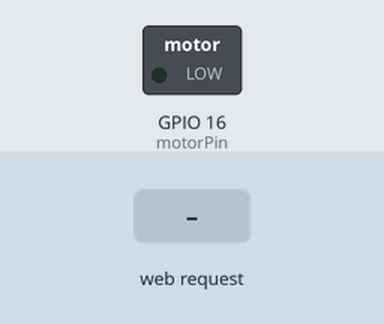
The sketch below on a simulated ESP32. Shown: switched loads named in the sketch (green lamp = pin HIGH). The test bench sets the inputs (shaded band). WiFi joins after 1.5 s; servers stay silent unless stated.

Above: at 2.7 s.
2.8 s: HTTP request GET /motor_on received
At 3.6 s:
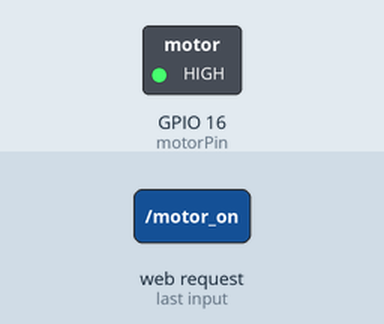
4.3 s: HTTP request GET /motor_off received
At 4.7 s:
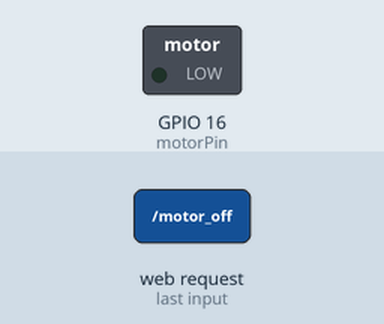
Timing chart, 0 to 7.3 s (numbered marks = the images above; inputs shaded):
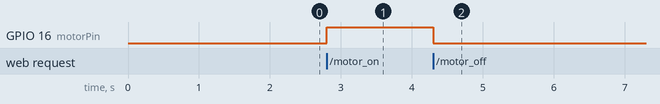

Measured:
- after the input at 2.8 s, GPIO 16 (motorPin): LOW → HIGH at once
- after the input at 4.3 s, GPIO 16 (motorPin): HIGH → LOW at once

The sketch:

Lab4.ino
```cpp
#include <WebServer.h>
#include <WiFi.h>
const char* ssid = "AndroidAPBA03";
const char* password = "MOHAMMED2003";
WebServer server(80);
const int motorPin = 16;
bool motorState = false;

void setup() {
  Serial.begin(115200);
  pinMode(motorPin, OUTPUT);
  digitalWrite(motorPin, LOW);
  WiFi.begin(ssid, password);
  while (WiFi.status() != WL_CONNECTED) {}
  server.on("/", handleRoot);
  server.on("/motor_on", handleMotorOn);
  server.on("/motor_off", handleMotorOff);
  server.begin(); }
void loop() {
  server.handleClient(); }
void handleRoot() {
  String html = "<html>\
  <head>\
    <title>Motor Kontrol</title>\
  </head>\
  <body>\
    <h1>ESP32 Motor Kontrol</h1>\
    <p>Motor durumu: " + String(motorState ? "ON" : "OFF") + "</p>\
    <button onclick=\"location.href='/motor_on'\">Motor ON</button>\
    <button onclick=\"location.href='/motor_off'\">Motor OFF</button>\
  </body>\
  </html>";
  server.send(200, "text/html", html); }

void handleMotorOn() {
  motorState = true;
  analogWrite(motorPin, 255);
  handleRoot(); }

void handleMotorOff() {
  motorState = false;
  analogWrite(motorPin, 0);
  handleRoot(); }
```
